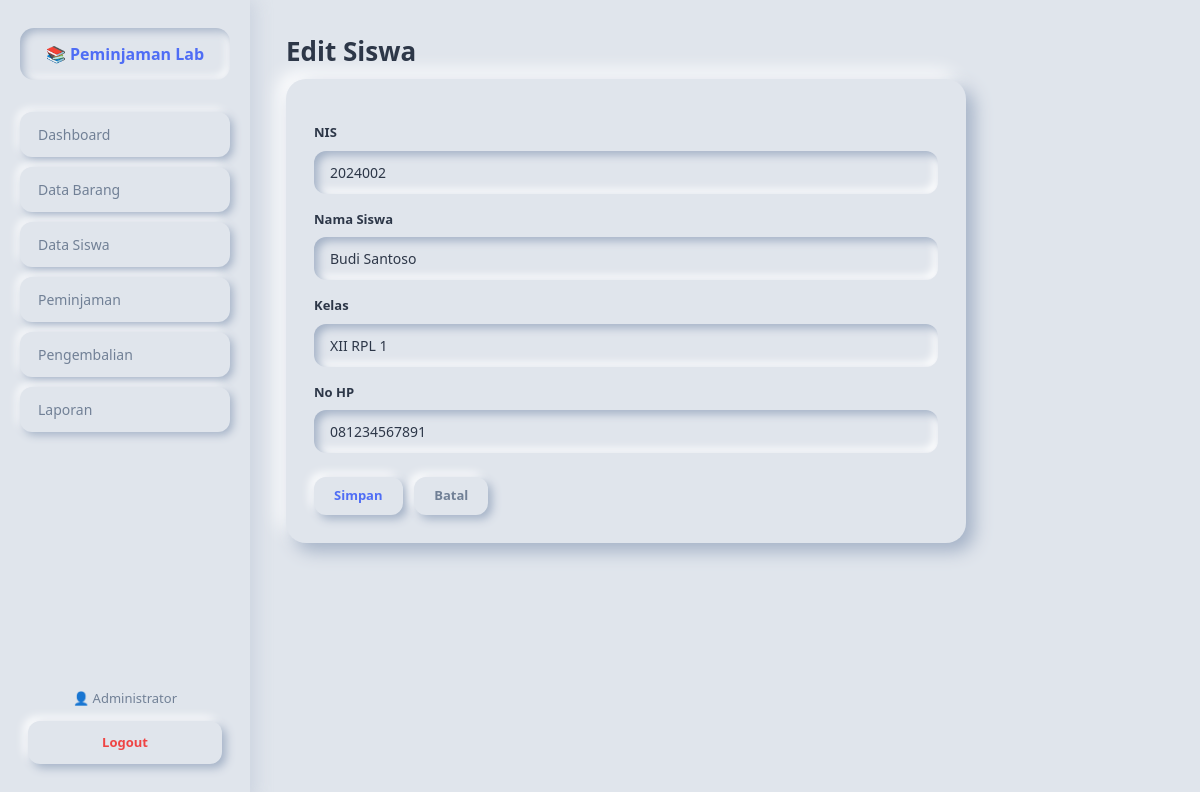
The app's page /pages/siswa_form.php?id=2 (signed in) with its own data.
### tables this page shows
CREATE TABLE `siswas` (
  `id_siswa` int(11) NOT NULL,
  `nis` varchar(20) NOT NULL,
  `password` varchar(255) NOT NULL,
  `nama_siswa` varchar(100) NOT NULL,
  `kelas` varchar(20) NOT NULL,
  `no_hp` varchar(20) DEFAULT NULL
);

### pages/siswa_form.php (the view, shortened to what this page needs)
<?php
include 'header.php';
include '../config/koneksi.php';
$edit = false;
$data = ['id_siswa'=>'', 'nis'=>'', 'nama_siswa'=>'', 'kelas'=>'', 'no_hp'=>''];
if (isset($_GET['id'])) {
    $edit = true;
    $id = $_GET['id'];
    $data = mysqli_fetch_assoc(mysqli_query($koneksi, "SELECT * FROM siswas WHERE id_siswa='$id'"));
}
?>
<h1><?= $edit ? 'Edit' : 'Tambah' ?> Siswa</h1>
<form method="POST" action="siswa_simpan.php" class="form">
    <label>NIS</label>
    <input type="text" name="nis" value="<?= $data['nis'] ?>" required>
    <label>Nama Siswa</label>
    <input type="text" name="nama_siswa" value="<?= $data['nama_siswa'] ?>" required>
    <label>Kelas</label>
    <input type="text" name="kelas" value="<?= $data['kelas'] ?>" required>
    <label>No HP</label>
    <input type="text" name="no_hp" value="<?= $data['no_hp'] ?>">
    <button type="submit" class="btn-primary">Simpan</button>
    <a href="siswa.php" class="btn-secondary">Batal</a>
</form>
<?php include 'footer.php'; ?>

### assets/style.css (style rules this page uses)
* { margin: 0; padding: 0; box-sizing: border-box; font-family: 'Segoe UI', Tahoma, sans-serif; }
:root { --bg: #e0e5ec; --text: #2d3748; --text-soft: #718096; --accent: #4f6df5; --accent-dark: #3a54d4; --danger: #ef4444; --warning: #f59e0b; --success: #10b981; --shadow-light: #ffffff; --shadow-dark: #a3b1c6; }
body { background: var(--bg); color: var(--text); font-size: 14px; line-height: 1.5; min-height: 100vh; }
.content h1 { font-size: 26px; font-weight: 700; color: var(--text); margin-bottom: 8px; }
.btn-primary, .btn-secondary, .btn-warning, .btn-danger { display: inline-block; padding: 11px 20px; border-radius: 12px; text-decoration: none; font-size: 13px; font-weight: 600; cursor: pointer; border: none; transition: all 0.2s; background: var(--bg); line-height: 1.2; }
.btn-primary { color: var(--accent); box-shadow: 4px 4px 10px var(--shadow-dark), -4px -4px 10px var(--shadow-light); }
.btn-secondary { color: var(--text-soft); box-shadow: 4px 4px 10px var(--shadow-dark), -4px -4px 10px var(--shadow-light); }
.form { background: var(--bg); padding: 28px; border-radius: 20px; box-shadow: 8px 8px 18px var(--shadow-dark), -8px -8px 18px var(--shadow-light); max-width: 680px; }
.form label { display: block; margin: 16px 0 8px; font-size: 13px; font-weight: 600; color: var(--text); }
.form input, .form select { width: 100%; padding: 12px 16px; border: none; border-radius: 12px; font-size: 14px; outline: none; background: var(--bg); color: var(--text); box-shadow: inset 4px 4px 8px var(--shadow-dark), inset -4px -4px 8px var(--shadow-light); transition: all 0.2s; }
.form button { margin-top: 24px; margin-right: 8px; }

### records on screen
siswas: nis "2024002", nama_siswa "Budi Santoso", kelas "XII RPL 1", no_hp "081234567891"

### other values on screen
$_SESSION['nama_admin'] "Administrator"
